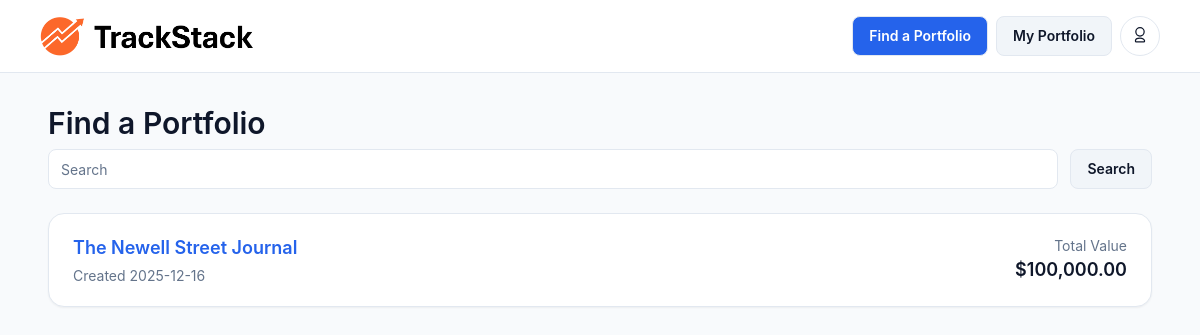
/portfolios/explore/ (signed in), run on the app's committed database.
### portfolios/models.py (models this page shows, shortened)
class Portfolio(models.Model):
    user = models.OneToOneField(
        User, on_delete=models.CASCADE, related_name="portfolio"
    )
    name = models.CharField(max_length=100)
    substack_url = models.URLField(unique=True, blank=True, null=True)
    short_description = models.CharField(max_length=200, blank=True, null=True)
    cash_balance = models.DecimalField(
        max_digits=20,
        decimal_places=2,
        default=Decimal("100000.00"),
        validators=[MinValueValidator(0)],
    )
    holdings = JSONField(default=dict)
    benchmarks = JSONField(default=list)
    is_private = models.BooleanField(default=False)
    created_at = models.DateTimeField(auto_now_add=True)

### portfolios/views.py (the view)
# urls.py: path("explore/", views.PortfolioExploreView.as_view(), name="portfolio-explore"),
class PortfolioExploreView(ListView):
    model = Portfolio
    template_name = "portfolios/portfolio_explore.html"
    context_object_name = "portfolios"
    def get_queryset(self):
        qs = Portfolio.objects.all()
        query = self.request.GET.get("q")
        if query:
            qs = qs.filter(Q(name__icontains=query) | Q(substack_url__icontains=query))
        return qs.order_by("-created_at")
    def get_context_data(self, **kwargs):
        ctx = super().get_context_data(**kwargs)
        for p in ctx["portfolios"]:
            snap = p.snapshots.order_by("-timestamp").first()
            if snap:
                p.total_value_cached = snap.total_value
            else:
                p.total_value_cached = p.cash_balance
        ctx["search_query"] = self.request.GET.get("q", "")
        return ctx

### templates/portfolios/portfolio_explore.html (shortened to what this page needs)
{% extends "portfolios/base.html" %}
{% load humanize %}
{% block content %}
<div class="space-y-6">
  <div class="flex flex-col gap-2">
    <h1 class="text-3xl font-semibold">Find a Portfolio</h1>
    <form method="get" class="flex flex-col gap-3 sm:flex-row">
      <input type="text" name="q" class="input sm:flex-1" placeholder="Search" value="{{ search_query }}">
      <button class="btn-secondary sm:w-auto" type="submit">Search</button>
    </form>
  </div>
  <div class="space-y-3">
    {% for p in portfolios %}
      <div class="card">
        <div class="card-content flex flex-col gap-3 sm:flex-row sm:items-center sm:justify-between">
          <div>
            <h5 class="text-lg font-semibold mb-1"><a href="{% url 'portfolios:portfolio-public-detail' p.pk %}">{{ p.name }}</a></h5>
            <div class="muted">Created {{ p.created_at|date:"Y-m-d" }}</div>
          </div>
          <div class="text-right">
            <div class="muted">Total Value</div>
            <div class="text-lg font-semibold">${{ p.total_value_cached|floatformat:2|intcomma }}</div>
          </div>
        </div>
      </div>
    {% empty %}
      <p class="muted">No portfolios found.</p>
    {% endfor %}
  </div>
</div>
{% endblock %}

### data on the page
Portfolio: name "The Newell Street Journal", created_at "2025-12-16", total_value_cached "100,000.00"
